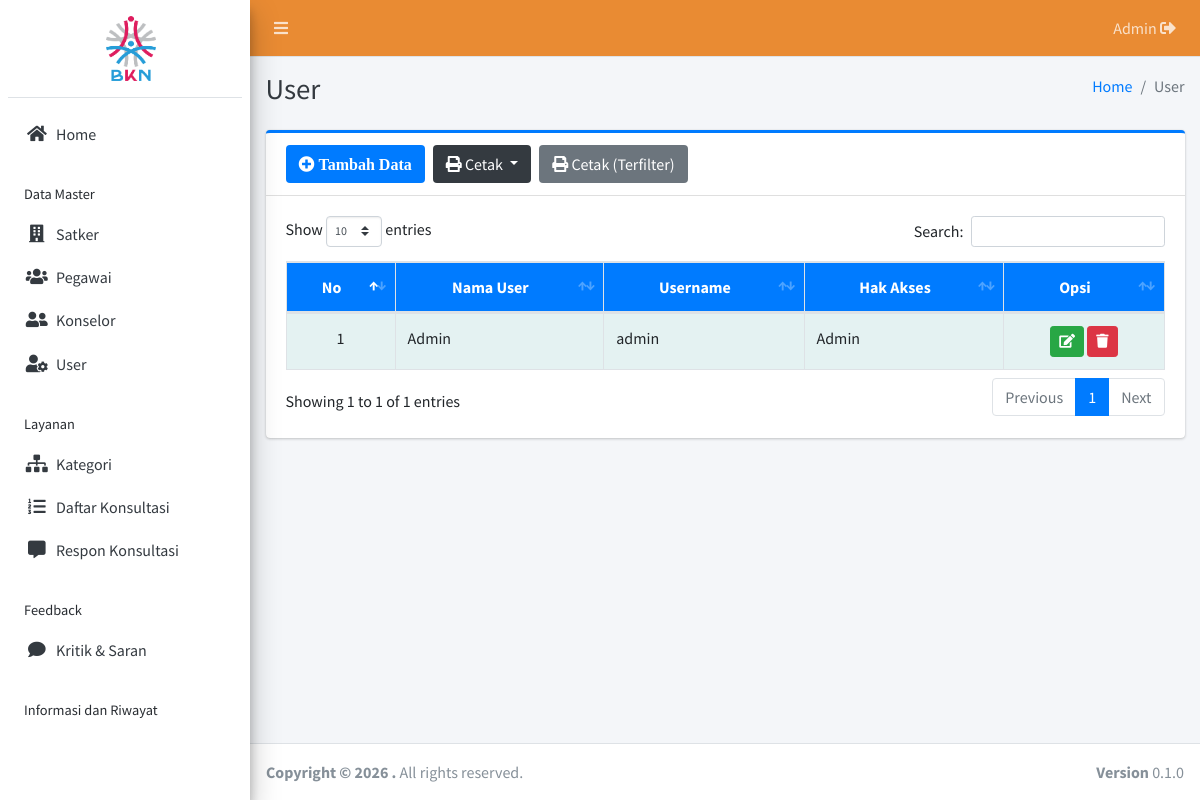
Page /admin/user/index.php (signed in) on the committed database.
### tables this page shows
CREATE TABLE `user` (
  `id_user` int(11) NOT NULL,
  `nama_user` varchar(100) NOT NULL,
  `username` varchar(100) NOT NULL,
  `password` varchar(255) NOT NULL,
  `role` varchar(20) NOT NULL
);

### admin/user/index.php (the view, shortened to what this page needs)
<?php
require '../../config/koneksi.php';
?>
<!DOCTYPE html>
<html>
<?php
include '../../templates/head.php';
?>
<body class="hold-transition sidebar-mini layout-fixed">
    <div class="wrapper">
        <?php
        include '../../templates/navbar.php';
        ?>
        <?php
        include '../../templates/sidebar.php';
        ?>
        <div class="content-wrapper">
            <div class="content-header">
                <div class="container-fluid">
                    <div class="row mb-2">
                        <div class="col-sm-6">
                            <h1 class="m-0 text-dark">User</h1>
                        </div>
                        <div class="col-sm-6">
                            <ol class="breadcrumb float-sm-right">
                                <li class="breadcrumb-item"><a href="#">Home</a></li>
                                <li class="breadcrumb-item active">User</li>
                            </ol>
                        </div>
                    </div>
                </div>
            </div>
            <section class="content">
                <div class="container-fluid">
                    <div class="row">
                        <div class="col-12">
                            <div class="card card-primary card-outline">
                                <div class="card-header d-flex align-items-center">
                                    <a href="tambah.php" class="btn bg-blue mr-2"><i class="fa fa-plus-circle"> Tambah Data</i></a>
                                    <div class="btn-group">
                                      <button type="button" class="btn bg-dark dropdown-toggle" data-toggle="dropdown" aria-haspopup="true" aria-expanded="false">
                                        <i class="fa fa-print"></i> Cetak
                                      </button>
                                    </div>
                                    <a href="#" id="print-btn" class="btn bg-secondary ml-2"><i class="fa fa-print"></i> Cetak (Terfilter)</a>
                                </div>
                                <div class="card-body">
                                    <div class="table-responsive">
                                        <table id="example1" class="table table-bordered table-striped">
                                            <thead class="bg-blue">
                                                <tr align="center">
                                                    <th>No</th>
                                                    <th>Nama User</th>
                                                    <th>Username</th>
                                                    <th>Hak Akses</th>
                                                    <th>Opsi</th>
                                                </tr>
                                            </thead>
                                            <tbody style="background-color: azure">
                                            <?php
                                            $no = 1;
                                            $data = $koneksi->query("SELECT * FROM user");
                                            while ($row = $data->fetch_array()) {
                                            ?>
                                                    <tr>
                                                        <td align="center"><?= $no++ ?></td>
                                                        <td><?= $row['nama_user'] ?></td>
                                                        <td><?= $row['username'] ?></td>
                                                        <td><?= $row['role'] ?></td>
                                                        <td align="center">
                                                            <a href="edit.php?id=<?= $row['id_user'] ?>" class="btn btn-success btn-sm" title="Edit"><i class="fa fa-edit"></i></a>
                                                            <a href="hapus.php?id=<?= $row['id_user'] ?>" class="btn btn-danger btn-sm alert-hapus" title="Hapus"><i class="fa fa-trash"></i></a>
                                                        </td>
                                                    </tr>
                                                    <?php } ?>
                                                </tbody>
                                        </table>
                                    </div>
                                </div>
                            </div>
                        </div>
                    </div>
                </div>
            </section>
        </div>
        <?php include_once "../../templates/footer.php"; ?>
    </div>
</body>
</html>

### rows in the picture
user: nama_user "Admin", username "admin", role "Admin"

### other values in the picture
$_SESSION['role'] "Admin"
